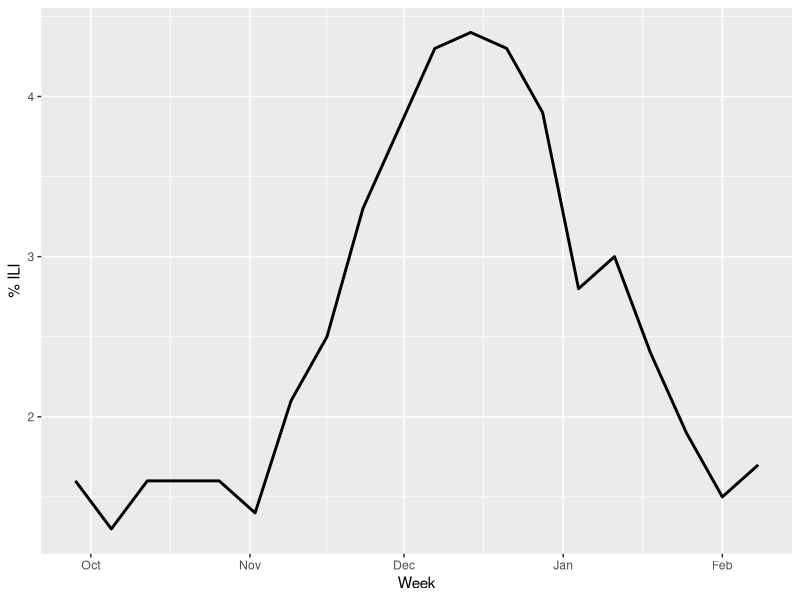

R code for this plot:
## ---- chunk 1
#| label: setup
#| include: false
library(ggplot2)
set.seed(2026)
ili <- data.frame(
  week    = seq(as.Date("2025-09-28"), by = "week", length.out = 20),
  pct_ili = round(1.5 + 3 * exp(-((1:20 - 12)^2) / 18) + rnorm(20, 0, 0.2), 1)
)
peak <- ili[which.max(ili$pct_ili), ]
## ---- chunk 2
#| label: fig-trend
#| fig-cap: "Weekly percent of visits for ILI"
#| fig-alt: "Line chart of weekly percent ILI over 20 weeks. It starts near
#|   1.5%, rises to a peak of about 4.5% around week 12, then falls back."
ggplot(ili, aes(week, pct_ili)) +
  geom_line(linewidth = 1) +
  labs(x = "Week", y = "% ILI")
## ---- chunk 3
#| label: tbl-data
#| tbl-cap: "Most recent five weeks"
knitr::kable(tail(ili, 5), col.names = c("Week", "% ILI"))
